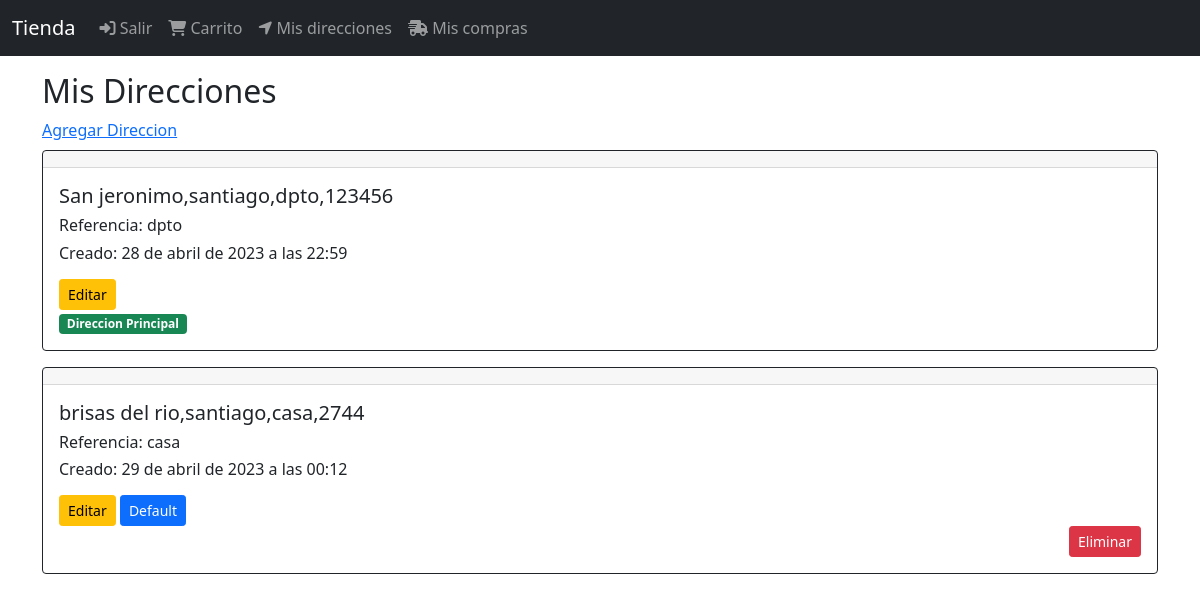
The page /direcciones/ (signed in) on the database its author committed.
### DirEnvio/models.py (models this page shows, shortened)
class DireccionEnvio(models.Model):
    user = models.ForeignKey(User,null=False,blank=False, on_delete=models.CASCADE)
    line1= models.CharField(max_length=300)
    line2= models.CharField(max_length=300,blank=True)
    city= models.CharField(max_length=100)
    state= models.CharField(max_length=100)
    country= models.CharField(max_length=50)
    reference= models.CharField(max_length=300)
    postal_code= models.CharField(max_length=10,null=False,blank=False)
    default= models.BooleanField(default=False)
    created_at= models.DateTimeField(auto_now_add=True)
    @property
    def direccion(self):
        return '{},{},{},{}'.format(self.line1,self.city,self.reference,self.postal_code)

### DirEnvio/views.py (the view)
# urls.py: path('', views.DireccionEnvioListView.as_view(), name='direccion_envio'),
class DireccionEnvioListView(LoginRequiredMixin,ListView):
    login_url='login'
    model = DireccionEnvio
    template_name = 'direccion_envios/direccion_envio.html'
    def get_queryset(self):
        return DireccionEnvio.objects.filter(user=self.request.user).order_by('-default')

### DirEnvio/templates/direccion_envios/direccion_envio.html
{% extends "base.html"%}
{%block content%}
<div class="col">
    <div class="h2">
        Mis Direcciones
    </div>
    <a href="{%url 'formulariodir'%}">Agregar Direccion</a>
    <div class="mt-2">
        {%for direccion_envio in object_list%}
        <div class="mt-2">
            {%include 'direccion_envios/snippets/cartDirecciones.html'%}
        </div>
        {%endfor%}
    </div>
</div>
{%endblock%}

### DirEnvio/templates/direccion_envios/snippets/cartDirecciones.html
<div class="card border-dark mb-3">
    <h4 class="card-header"></h4>
    <div class="card-body">
        <h5 class="card-title">{{direccion_envio.direccion}}</h5>
        <div class="card-title">
            <h6>Referencia: {{direccion_envio.reference}} </h6>
            <h6>Creado: {{direccion_envio.created_at}} </h6>
        </div>
        <div class="mt-3">
            <a href="{% url 'update_direccion_envio' direccion_envio.pk%}" class="btn btn-warning btn-sm">Editar</a>
            {%if direccion_envio.default %}
            <div>
                <span class="badge bg-success">Direccion Principal</span>
            </div>
            {%else%}
            <a href="{% url 'default' direccion_envio.pk%}" class="btn btn-primary btn-sm">Default</a>
            <div class="d-grid gap-2 d-md-flex justify-content-md-end">
                <a href="{% url 'remove_direccion_envio' direccion_envio.pk%}" class="btn btn-danger btn-sm">Eliminar</a>
            </div>
            {%endif%}
        </div>
    </div>
</div>

### rows shown on the page
DireccionEnvio: direccion "San jeronimo,santiago,dpto,123456", reference "dpto", created_at "28 de abril de 2023 a las 22:59", default "Direccion Principal"
DireccionEnvio: direccion "brisas del rio,santiago,casa,2744", reference "casa", created_at "29 de abril de 2023 a las 00:12", default "Default"
